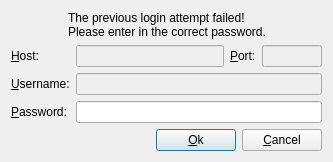
<ui version="4.0" >
 <class>RetryLogin</class>
 <widget class="QDialog" name="RetryLogin" >
  <property name="geometry" >
   <rect>
    <x>0</x>
    <y>0</y>
    <width>333</width>
    <height>159</height>
   </rect>
  </property>
  <property name="windowTitle" >
   <string>Retry Login</string>
  </property>
  <layout class="QVBoxLayout" >
   <item>
    <layout class="QHBoxLayout" >
     <item>
      <spacer>
       <property name="orientation" >
        <enum>Qt::Horizontal</enum>
       </property>
       <property name="sizeHint" >
        <size>
         <width>40</width>
         <height>20</height>
        </size>
       </property>
      </spacer>
     </item>
     <item>
      <widget class="QLabel" name="label" >
       <property name="text" >
        <string>The previous login attempt failed!
Please enter in the correct password.</string>
       </property>
      </widget>
     </item>
     <item>
      <spacer>
       <property name="orientation" >
        <enum>Qt::Horizontal</enum>
       </property>
       <property name="sizeHint" >
        <size>
         <width>40</width>
         <height>20</height>
        </size>
       </property>
      </spacer>
     </item>
    </layout>
   </item>
   <item>
    <layout class="QGridLayout" >
     <item row="0" column="0" >
      <widget class="QLabel" name="label_2" >
       <property name="text" >
        <string>&amp;Host:</string>
       </property>
       <property name="buddy" >
        <cstring>m_host</cstring>
       </property>
      </widget>
     </item>
     <item row="0" column="1" >
      <widget class="QLineEdit" name="m_host" >
       <property name="enabled" >
        <bool>false</bool>
       </property>
      </widget>
     </item>
     <item row="0" column="2" >
      <widget class="QLabel" name="label_3" >
       <property name="text" >
        <string>&amp;Port:</string>
       </property>
       <property name="buddy" >
        <cstring>m_port</cstring>
       </property>
      </widget>
     </item>
     <item row="0" column="3" >
      <widget class="QLineEdit" name="m_port" >
       <property name="enabled" >
        <bool>false</bool>
       </property>
       <property name="maximumSize" >
        <size>
         <width>60</width>
         <height>16777215</height>
        </size>
       </property>
      </widget>
     </item>
     <item row="1" column="0" >
      <widget class="QLabel" name="label_4" >
       <property name="text" >
        <string>&amp;Username:</string>
       </property>
       <property name="buddy" >
        <cstring>m_username</cstring>
       </property>
      </widget>
     </item>
     <item row="1" column="1" colspan="3" >
      <widget class="QLineEdit" name="m_username" >
       <property name="enabled" >
        <bool>false</bool>
       </property>
      </widget>
     </item>
     <item row="2" column="0" >
      <widget class="QLabel" name="label_5" >
       <property name="text" >
        <string>&amp;Password:</string>
       </property>
       <property name="buddy" >
        <cstring>m_password</cstring>
       </property>
      </widget>
     </item>
     <item row="2" column="1" colspan="3" >
      <widget class="QLineEdit" name="m_password" >
       <property name="echoMode" >
        <enum>QLineEdit::Password</enum>
       </property>
      </widget>
     </item>
    </layout>
   </item>
   <item>
    <layout class="QHBoxLayout" >
     <item>
      <spacer>
       <property name="orientation" >
        <enum>Qt::Horizontal</enum>
       </property>
       <property name="sizeHint" >
        <size>
         <width>40</width>
         <height>20</height>
        </size>
       </property>
      </spacer>
     </item>
     <item>
      <widget class="QPushButton" name="pushButton" >
       <property name="text" >
        <string>&amp;Ok</string>
       </property>
      </widget>
     </item>
     <item>
      <widget class="QPushButton" name="pushButton_2" >
       <property name="text" >
        <string>&amp;Cancel</string>
       </property>
      </widget>
     </item>
    </layout>
   </item>
  </layout>
 </widget>
 <resources/>
 <connections>
  <connection>
   <sender>m_password</sender>
   <signal>returnPressed()</signal>
   <receiver>pushButton</receiver>
   <slot>click()</slot>
   <hints>
    <hint type="sourcelabel" >
     <x>210</x>
     <y>108</y>
    </hint>
    <hint type="destinationlabel" >
     <x>196</x>
     <y>131</y>
    </hint>
   </hints>
  </connection>
  <connection>
   <sender>pushButton</sender>
   <signal>clicked()</signal>
   <receiver>RetryLogin</receiver>
   <slot>accept()</slot>
   <hints>
    <hint type="sourcelabel" >
     <x>164</x>
     <y>135</y>
    </hint>
    <hint type="destinationlabel" >
     <x>118</x>
     <y>139</y>
    </hint>
   </hints>
  </connection>
  <connection>
   <sender>pushButton_2</sender>
   <signal>clicked()</signal>
   <receiver>RetryLogin</receiver>
   <slot>reject()</slot>
   <hints>
    <hint type="sourcelabel" >
     <x>303</x>
     <y>138</y>
    </hint>
    <hint type="destinationlabel" >
     <x>327</x>
     <y>128</y>
    </hint>
   </hints>
  </connection>
 </connections>
</ui>
